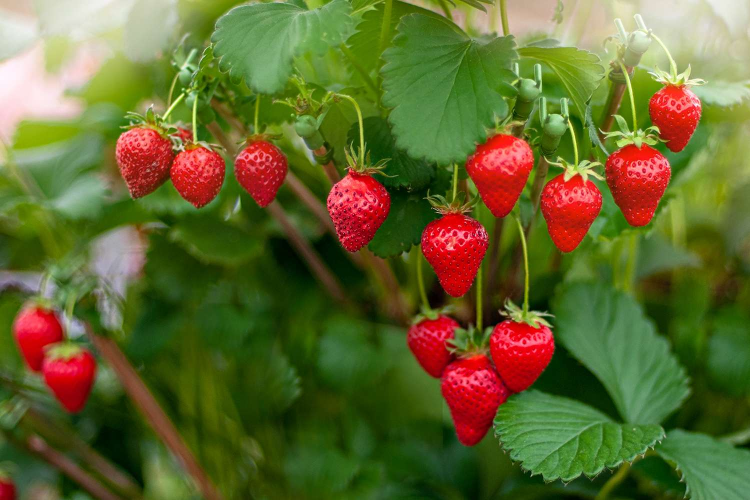
#> input picture opencv Test/OpenCV_Live_Coding/strawberries.jpg, 1500 x 1000 px, found by its file name (shown at 1/2 size)
$ python straberries.py
#> lines starting #> are read from the running program, lines starting #| are printed output that depends on the picture; after the words box and inside, x2 and y2 are one past the last pixel; in counts of white or black regions, pixels touching at a corner belong together
import cv2
import matplotlib
from matplotlib import colors
from matplotlib import pyplot as plt
import numpy as np
import pandas as pd

def show(image):
    # Figure size in inches
    plt.figure(figsize=(15, 15))

    # Show image, with nearest neighbour interpolation
    plt.imshow(image, interpolation='nearest')
    plt.show()

def show_hsv(hsv):
    rgb = cv2.cvtColor(hsv, cv2.COLOR_HSV2BGR)
    show(rgb)

def show_mask(mask):
    # plt.figure(figsize=(10, 10))
    # plt.imshow(mask, cmap='gray')
    # plt.show()

    cv2.imshow("image",mask)
    cv2.waitKey(0)

def overlay_mask(mask, image):
    rgb_mask = cv2.cvtColor(mask, cv2.COLOR_GRAY2RGB)
    img = cv2.addWeighted(rgb_mask, 0.5, image, 0.5, 0)
    show(img)


def show_rgb_hist(image):
    colours = ('r','g','b')
    for i, c in enumerate(colours):
        plt.figure(figsize=(20, 4))
        histr = cv2.calcHist([image], [i], None, [256], [0, 256])
#         plt.plot(histr, color=c, lw=2)

        if c == 'r': colours = [((i/256, 0, 0)) for i in range(0, 256)]
        if c == 'g': colours = [((0, i/256, 0)) for i in range(0, 256)]
        if c == 'b': colours = [((0, 0, i/256)) for i in range(0, 256)]

        plt.bar(range(0, 256), histr, color=colours, edgecolor=colours, width=1)
#         plt.xlim([0, 256])

        plt.show()

def find_biggest_contour(image,main_image):

        # Copy to prevent modification
        image = image.copy()
        contours, hierarchy = cv2.findContours(image, cv2.RETR_LIST, cv2.CHAIN_APPROX_SIMPLE)
        print (len(contours))

        for cntr in contours:
            area = cv2.contourArea(cntr)
            if(area > 2000):

                rect = cv2.minAreaRect(cntr)
                box = cv2.boxPoints(rect)
                box = np.intp(box)
                # draw a green 'nghien' rectangle
                cv2.drawContours(main_image, [box], 0, (0, 0, 255),5)
        return main_image

if __name__== "__main__":
    image = cv2.imread("OpenCV_Live_Coding\strawberries.jpg",1)
#> image is the input picture: shape (1000, 1500, 3); mean B, G, R 47.1, 103.3, 98.9

    image_blur = cv2.GaussianBlur(image, (7, 7), 0)
    image_blur_hsv = cv2.cvtColor(image_blur, cv2.COLOR_RGB2HSV)
#> image_blur_hsv: shape (1000, 1500, 3); mean H, S, V 83.3, 178.9, 124.1

    # 0-10 hue
    min_red = np.array([100, 80, 80])
    max_red = np.array([100, 256, 256])
    image_red1 = cv2.inRange(image_blur_hsv, min_red, max_red)
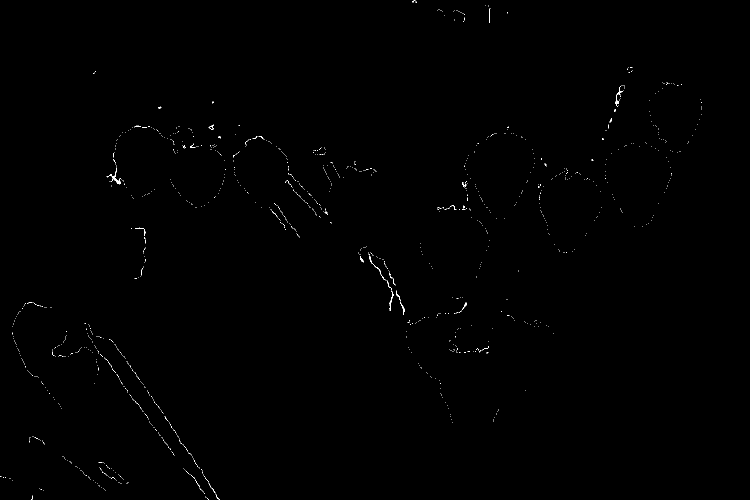
#> image_red1: shape (1000, 1500) (shown at 1/2 size); 0.22% white in thin lines or dots

    # 170-180 hue
    min_red2 = np.array([100, 100, 200])
    max_red2 = np.array([150, 256, 256])
    image_red2 = cv2.inRange(image_blur_hsv, min_red2, max_red2)
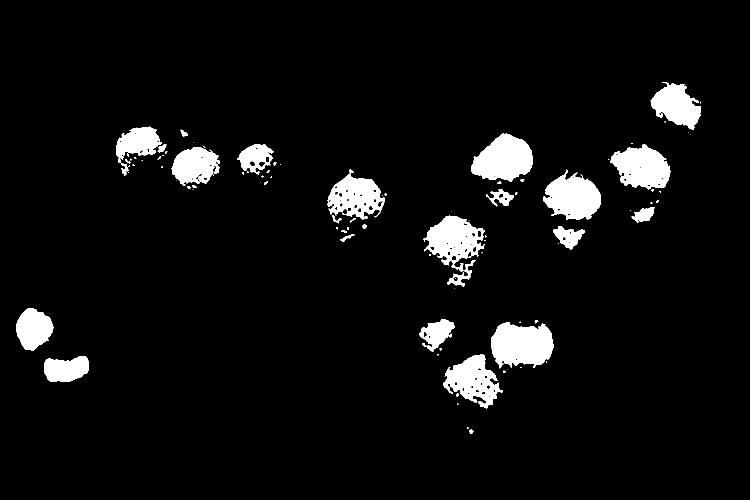
#> image_red2: shape (1000, 1500) (shown at 1/2 size); 5.7% white; 94 white regions (54 under 20 px)

    show_mask(image_red1)
    show_mask(image_red2)
    image_red = image_red1 + image_red2
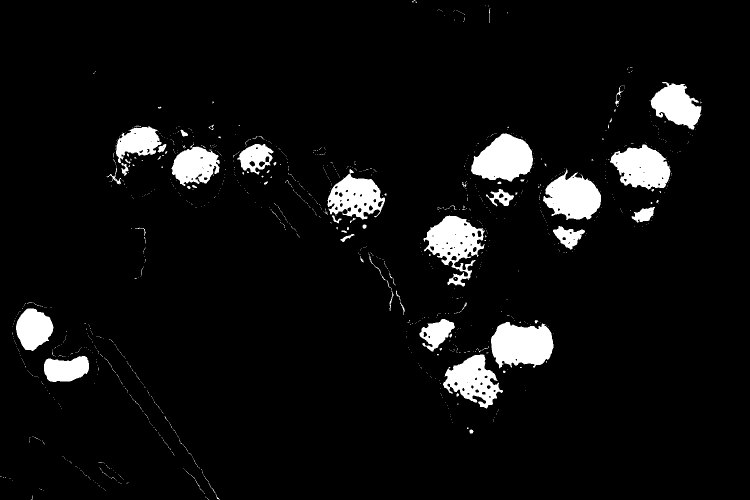
#> image_red: shape (1000, 1500) (shown at 1/2 size); min 0, max 255, mean 15
    show_mask(image_red)

    # Clean up
    kernel = cv2.getStructuringElement(cv2.MORPH_ELLIPSE, (15, 15))

    # Fill small gaps
    image_red_closed = cv2.morphologyEx(image_red, cv2.MORPH_CLOSE, kernel)
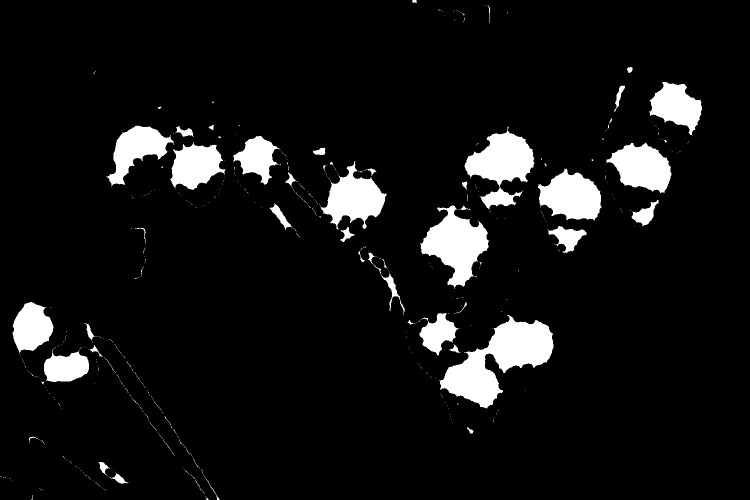
#> image_red_closed: shape (1000, 1500) (shown at 1/2 size); min 0, max 255, mean 19.6
    #show_mask(image_red_closed)

    # Remove specks
    image_red_closed_then_opened = cv2.morphologyEx(image_red_closed, cv2.MORPH_OPEN, kernel)
    # show_mask(image_red_closed_then_opened)

    red_mask = find_biggest_contour(image_red_closed,image)
#> in find_biggest_contour, `contours, hierarchy = cv2.findContours(image, cv2.RETR_LIST, cv2.CHAIN..`: contours = 511 contours, 472 with area under 20; largest, box (x1, y1, x2, y2) and area: (879, 630, 1107, 817) 18026, (840, 411, 979, 578) 11185, (929, 253, 1069, 419) 11060, (1076, 337, 1204, 442) 8642, (641, 322, 773, 459) 8464
#| 511
#> the loop in find_biggest_contour, `for cntr in contours:` made 511 passes
#> (area, rect, box) on passes 201, 242, 245, 250, 331, 422: (4040, ((132.5, 729.5), (67, 89), -90), [[177, 763], [88, 763], [88, 696], [177, 696]]), (18025.5, ((997.2, 725.5), (245.9, 122.8), -40.71), [[943, 852], [863, 759], [1050, 598], [1130, 691]]), (3347.5, ((872.8, 662.4), (76.84, 76.18), -40.76), [[868, 716], [818, 658], [877, 608], [926, 666]]), (5579, ((61.79, 652.4), (83.13, 93.16), -20.92), [[39, 710], [6, 623], [83, 594], [117, 681]]), (11185, ((908.7, 494.3), (148.4, 130), -64.09), [[934, 589], [817, 532], [882, 399], [999, 455]]), (8642.5, ((1139.7, 388.3), (101.9, 128.4), -87.92), [[1201, 441], [1073, 436], [1077, 335], [1205, 339]])
#> area on passes 18, 31, 47: 26, 246.5, 216
#> after the loop in find_biggest_contour, `for cntr in contours:`:
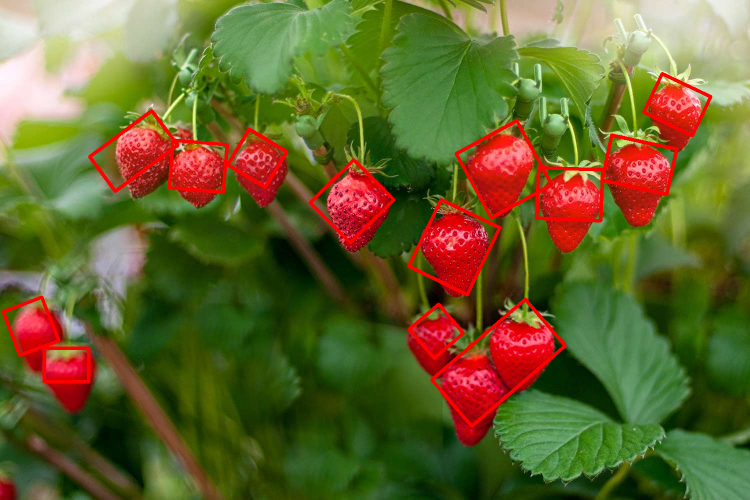
#> main_image: shape (1000, 1500, 3) (shown at 1/2 size); mean B, G, R 46.2, 101.2, 102.3
    show_mask(image)
    cv2.imwrite("finall_straberry.png",image)
